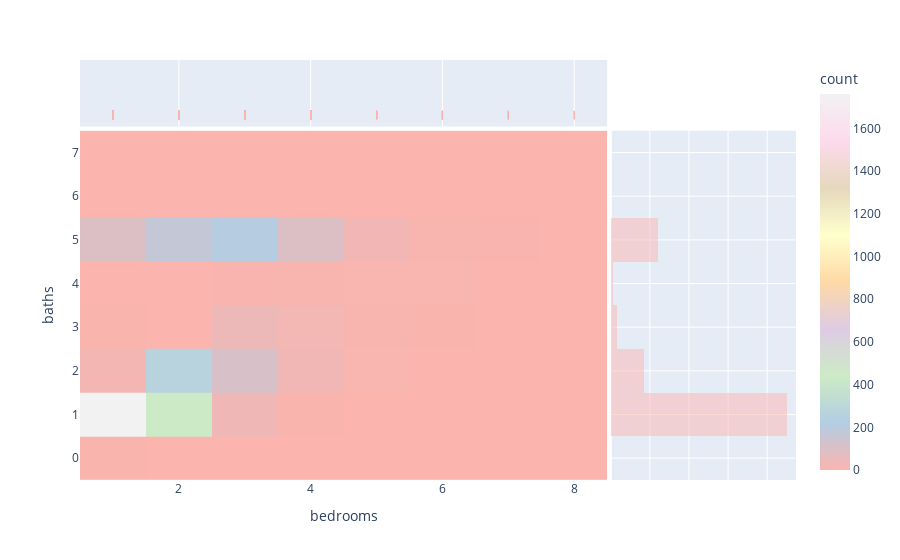

Here is the notebook cell this chart was saved with:
### Code cell
fig = px.density_heatmap(df_cleaned, x="bedrooms", y="baths", marginal_x="rug", marginal_y="histogram",color_continuous_scale=px.colors.qualitative.Pastel1)
fig.show()

### Figure 1 — Plotly figure (JSON) as saved in the notebook; plotly's stock layout.template omitted (floating-point values rounded to 4 significant figures; data arrays with more than 128 entries replaced by an {"elided": "..."} marker saying what was removed)
{"data": [{"coloraxis": "coloraxis", "hovertemplate": "bedrooms=%{x}<br>baths=%{y}<br>count=%{z}<extra></extra>", "name": "", "type": "histogram2d", "x": {"elided": "3397 int values"}, "xaxis": "x", "xbingroup": "x", "y": {"elided": "3397 int values"}, "yaxis": "y", "ybingroup": "y"}, {"alignmentgroup": "True", "boxpoints": "all", "fillcolor": "rgba(255,255,255,0)", "hoveron": "points", "hovertemplate": "bedrooms=%{x}<extra></extra>", "jitter": 0, "legendgroup": "", "line": {"color": "rgba(255,255,255,0)"}, "marker": {"color": "rgb(251,180,174)", "symbol": "line-ns-open"}, "name": "", "offsetgroup": "", "showlegend": false, "type": "box", "x": {"elided": "3397 int values"}, "xaxis": "x3", "yaxis": "y3"}, {"alignmentgroup": "True", "bingroup": "y", "hovertemplate": "baths=%{y}<br>count=%{x}<extra></extra>", "legendgroup": "", "marker": {"color": "rgb(251,180,174)"}, "name": "", "offsetgroup": "", "opacity": 0.5, "showlegend": false, "type": "histogram", "xaxis": "x2", "y": {"elided": "3397 int values"}, "yaxis": "y2"}], "layout": {"barmode": "overlay", "coloraxis": {"colorbar": {"title": {"text": "count"}}, "colorscale": [[0, "rgb(251,180,174)"], [0.125, "rgb(179,205,227)"], [0.25, "rgb(204,235,197)"], [0.375, "rgb(222,203,228)"], [0.5, "rgb(254,217,166)"], [0.625, "rgb(255,255,204)"], [0.75, "rgb(229,216,189)"], [0.875, "rgb(253,218,236)"], [1, "rgb(242,242,242)"]]}, "legend": {"tracegroupgap": 0}, "margin": {"t": 60}, "xaxis": {"anchor": "y", "domain": [0, 0.7363], "title": {"text": "bedrooms"}}, "xaxis2": {"anchor": "y2", "domain": [0.7413, 1], "matches": "x2", "showgrid": true, "showline": false, "showticklabels": false, "ticks": ""}, "xaxis3": {"anchor": "y3", "domain": [0, 0.7363], "matches": "x", "showgrid": true, "showticklabels": false}, "xaxis4": {"anchor": "y4", "domain": [0.7413, 1], "matches": "x2", "showgrid": true, "showline": false, "showticklabels": false, "ticks": ""}, "yaxis": {"anchor": "x", "domain": [0, 0.8316], "title": {"text": "baths"}}, "yaxis2": {"anchor": "x2", "domain": [0, 0.8316], "matches": "y", "showgrid": true, "showticklabels": false}, "yaxis3": {"anchor": "x3", "domain": [0.8416, 1], "matches": "y3", "showgrid": false, "showline": false, "showticklabels": false, "ticks": ""}, "yaxis4": {"anchor": "x4", "domain": [0.8416, 1], "matches": "y3", "showgrid": true, "showline": false, "showticklabels": false, "ticks": ""}}}
